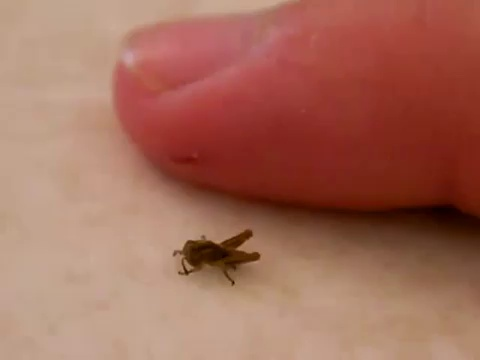
#> input picture Images/image1.jpg, 480 x 360 px
$ python example.py   (Python 2 division)
#> lines starting #> are read from the running program, lines starting #| are printed output that depends on the picture
### klt.py
#!/usr/bin/env python
#author@pranjal
# # # # # # # # # # # # # # # # # # # # # # # #
# # # klt tracker # # # # # # # # # # # # # # #
# lucaskannadeTracker function description
# finds the warp which relates img to templt
# ouputWarp(img) -> templt
# outpurWarp applied to img gives templt
# # # # # # # # # # # # # # # # # # # # # # # #
# brief description of function arguments
# wf is a 2x3 matrix for 'AFFINE' transform
# and 3x3 matrix for 'HOMOGRAPHY' transform
# # # # # # # # # # # # # # # # # # # # # # # #

import cv2
import numpy as np
from numpy.linalg import inv
from numpy.linalg import norm


def compWarpAffine(w1, w2):
	w = np.empty(shape=(6,1),dtype=w1.dtype)
	w[0,0] = w1[0,0] + w2[0,0] + w1[0,0]*w2[0,0] + w1[2,0]*w2[1,0]
	w[1,0] = w1[1,0] + w2[1,0] + w1[1,0]*w2[0,0] + w1[3,0]*w2[1,0]
	w[2,0] = w1[2,0] + w2[2,0] + w1[0,0]*w2[2,0] + w1[2,0]*w2[3,0]
	w[3,0] = w1[3,0] + w2[3,0] + w1[1,0]*w2[2,0] + w1[3,0]*w2[3,0]
	w[4,0] = w1[4,0] + w2[4,0] + w1[0,0]*w2[4,0] + w1[2,0]*w2[5,0]
	w[5,0] = w1[5,0] + w2[5,0] + w1[1,0]*w2[4,0] + w1[3,0]*w2[5,0]
	return w

def lkAffine(templt, img, wf, epsilon):
	templt = templt.astype('float32')
	rows,cols = templt.shape
	img = img.astype('float32')
	kerX = np.float32([[-0.5,0.0,0.5]])
	kerY = np.float32([-0.5,0.0,0.5])
	gradX = cv2.filter2D(templt,-1,kerX)
	gradY = cv2.filter2D(templt,-1,kerY)

	x = np.empty(shape=(rows,cols),dtype='float32')
	for (r, c), val in np.ndenumerate(x):
		x[r,c] = float(c)
	y = np.empty(shape=(rows,cols),dtype='float32')
	for (r, c), val in np.ndenumerate(y):
		y[r,c] = float(r)

	IxX = np.multiply(gradX,x)
	IxY = np.multiply(gradX,y)
	IyX = np.multiply(gradY,x)
	IyY = np.multiply(gradY,y)
	sgImgs = [IxX,IyX,IxY,IyY,gradX,gradY]

	H = np.empty(shape=(6,6),dtype='float32')
	for (r, c), val in np.ndenumerate(H):
		temp = np.multiply(sgImgs[r],sgImgs[c])
		H[r,c] = np.sum(temp)

	H_INV = inv(H)

	delP = 256*np.ones(shape=(6,1),dtype='float32')

	count = 1

	while(norm(delP,2) > epsilon):

		wImg = cv2.warpAffine(img,wf,(cols,rows))
		errorImg = wImg - templt

		for (r, c), val in np.ndenumerate(delP):
			delP[r,c] = np.sum(np.multiply(sgImgs[r],errorImg))

		delP = np.dot(H_INV,delP)

		dP = (delP)

		dwf = compWarpAffine(np.float32([[wf[0,0]-1.0],[wf[1,0]],[wf[0,1]],[wf[1,1]-1.0],[wf[0,2]],[wf[1,2]]]),dP)

		wf = np.float32([[dwf[0,0]+1.0,dwf[2,0],dwf[4,0]],[dwf[1,0],dwf[3,0]+1.0,dwf[5,0]]])

		#print str(count) + ' : ' + str(norm(delP,2))

		count += 1

	return wf


# [72 lines left out: functions compWarpHomography, lkHomography, not called in this run]


def lucasKannadeTracker( templt, img ,  wf, epsilon, transform = 'AFFINE'):
	if transform == 'AFFINE':
		return lkAffine(templt, img, wf, epsilon)
	elif transform == 'HOMOGRAPHY':
		return lkHomography(templt, img, wf, epsilon)
	else:
		print 'Invalid transform supplied'

### example.py
#!/usr/bin/env python
# author@pranjal
# # # # # # # # # # # # # # # # # # # # # # # # # # # #
# # # example to show how to use kltracker
# will use a image pair(translated by few pixels) and
# calculate the affine transformation between images
# to superimpose the second image on the first image
# # # # # # # # # # # # # # # # # # # # # # # # # # # #

import cv2
import numpy as np
from klt import lucasKannadeTracker

# load the two images in grayscale
img1 = cv2.imread('Images/image1.jpg',0)
#> img1: shape (360, 480); min 5, max 178, mean 122.2
img2 = cv2.imread('Images/image2.jpg',0)
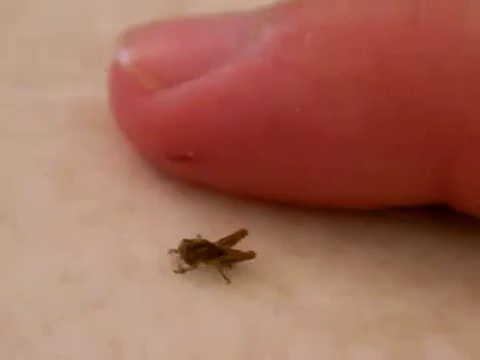
#> input picture Images/image2.jpg, 480 x 360 px
#> img2: shape (360, 480); min 5, max 178, mean 121.6

rows , cols = img2.shape
#> rows = 360; cols = 480

# choose a patch on the first image
t = img1[50:150,50:150]

# calculate initial warp to
# facilitate klt to search in that region
initialWarp = np.float32([[1.0,0.0,-50.0],[0.0,1.0,-50.0]])

# find affine warping
finalWarp = lucasKannadeTracker( t, img2, initialWarp, 0.010, transform = 'AFFINE')
#> after the loop in lkAffine, `for (r, c), val in np.ndenumerate(x):`:
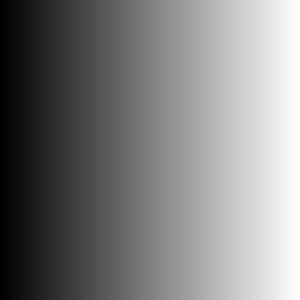
#> x: shape (100, 100) float32 (shown 3 times larger); min 0, max 99, mean 49.5; drawn with min black and max white
#> after the loop in lkAffine, `for (r, c), val in np.ndenumerate(y):`:
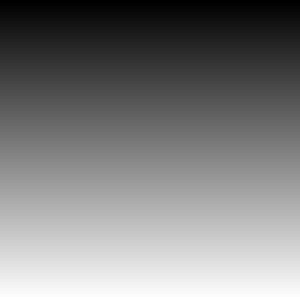
#> y: shape (100, 100) float32 (shown 3 times larger); min 0, max 99, mean 49.5; drawn with min black and max white
#> in lkAffine, `IyY = np.multiply(gradY,y)`:
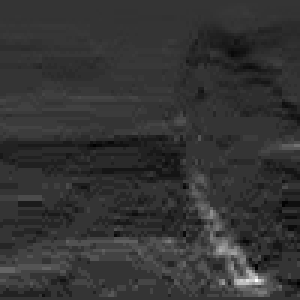
#> IyY: shape (100, 100) float32 (shown 3 times larger); min -144, max 558, mean 0; drawn with min black and max white
#> the loop in lkAffine, `for (r, c), val in np.ndenumerate(H):` made 36 passes
#> pass 3, in lkAffine, `temp = np.multiply(sgImgs[r],sgImgs[c])`:
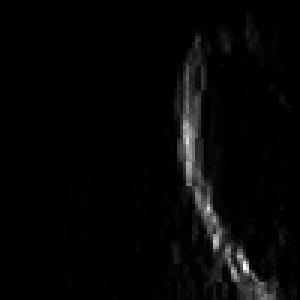
#> temp: shape (100, 100) float32 (shown 3 times larger); min 0, max 304580.2, mean 7556.9; drawn with min black and max white
#> after the loop in lkAffine, `for (r, c), val in np.ndenumerate(H):`: H = [[111057704, -6947291, 75569312, -11996858, 1602411.8, -89351.2], [-6947291, 51947296, -11996858, 22448100, -89351.2, 675336.5], [75569312, -11996858, 68708488, -14372295, 1114571.8, -154146], [-11996858, 22448100, -14372295, 20731656, -154146, 345408.8], [1602411.8, -89351.2, 1114571.8, -154146, 23790, -1096.5], [-89351.2, 675336.5, -154146, 345408.8, -1096.5, 9748]]
#> in lkAffine, `H_INV = inv(H)`: H_INV = [[3.39e-07, 5.83e-09, 4.3e-09, 4.89e-08, -2.28e-05, -1.52e-06], [5.83e-09, 2.12e-07, 2.15e-08, 5.19e-08, -1.02e-06, -1.63e-05], [4.3e-09, 2.15e-08, 7.47e-08, 3.83e-08, -3.55e-06, -2.03e-06], [4.89e-08, 5.19e-08, 3.83e-08, 1.6e-07, -4.26e-06, -8.69e-06], [-2.28e-05, -1.02e-06, -3.55e-06, -4.26e-06, 0.00172, 0.00015], [-1.52e-06, -1.63e-05, -2.03e-06, -8.69e-06, 0.00015, 0.00151]]
#> the loop in lkAffine, `while(norm(delP,2) > epsilon): ` made 8 passes
#> (dP, dwf, wf) on passes 1 to 4: ([-0.0168, 0.00387, 0.00403, -0.00499, 4.15, 0.796], [-0.0168, 0.00387, 0.00403, -0.00499, -45.85, -49.2], [[0.983, 0.00403, -45.85], [0.00387, 0.995, -49.2]]), ([0.00925, 0.00247, -0.00372, 0.00308, 1.01, 0.0754], [-0.00768, 0.00636, 0.000386, -0.00194, -44.85, -49.13], [[0.992, 0.000386, -44.85], [0.00636, 0.998, -49.13]]), ([0.00413, -0.000281, -0.00124, 0.00388, -0.217, -0.244], [-0.00358, 0.00611, -0.00084, 0.00193, -45.06, -49.37], [[0.996, -0.00084, -45.06], [0.00611, 1, -49.37]]), ([0.000755, -0.000429, 5.56e-05, 0.000658, -0.175, -0.156], [-0.00283, 0.00568, -0.000785, 0.00259, -45.24, -49.53], [[0.997, -0.000785, -45.24], [0.00568, 1, -49.53]])
#> (dwf, wf) on pass 8: ([-0.00206, 0.00668, -0.000824, 0.00251, -45.37, -49.67], [[0.998, -0.000824, -45.37], [0.00668, 1, -49.67]])
#> pass 1, in lkAffine, `errorImg = wImg - templt`:
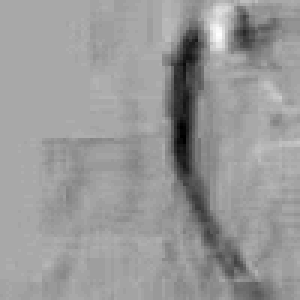
#> errorImg: shape (100, 100) float32 (shown 3 times larger); min -33, max 17, mean -2.94; drawn with min black and max white
#> after the loop in lkAffine, `while(norm(delP,2) > epsilon):`: count = 9
#> finalWarp = [[0.998, -0.000824, -45.37], [0.00668, 1, -49.67]]

# subtract initial warp
finalWarp[0,2] -= initialWarp[0,2]
finalWarp[1,2] -= initialWarp[1,2]

print finalWarp
#| [[ 9.9793941e-01 -8.2449871e-04  4.6300774e+00]
#|  [ 6.6824881e-03  1.0025127e+00  3.3205414e-01]]

# warp entire img2 to superimpose on img1
img = cv2.warpAffine( img2, finalWarp,( cols, rows))
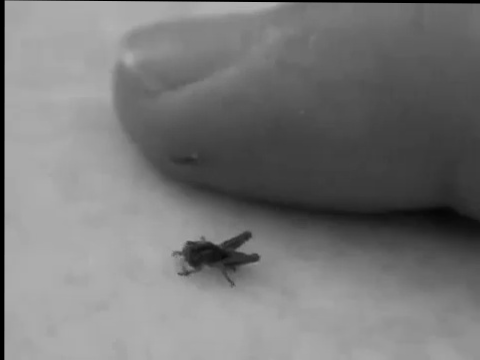
#> img: shape (360, 480); min 0, max 178, mean 119.8
cv2.imwrite('Images/image.jpg', img)
